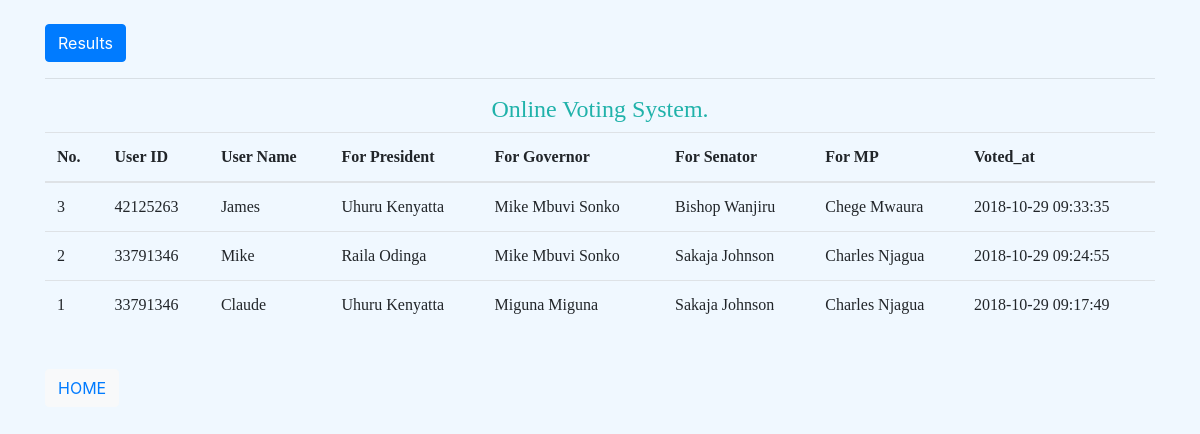
Page /js/customers.php (signed in) on the committed database.
### tables this page shows
CREATE TABLE `user_votes` (
  `id` int(255) NOT NULL,
  `user_ID` varchar(20) NOT NULL,
  `user_name` varchar(255) NOT NULL,
  `for_president` varchar(255) NOT NULL,
  `for_governor` varchar(255) NOT NULL,
  `for_senator` varchar(255) NOT NULL,
  `for_mp` varchar(255) NOT NULL,
  `created_at` timestamp NOT NULL DEFAULT CURRENT_TIMESTAMP
);

### js/lib/pdo_db.php (called while the page is built, shortened)
<?php
class Database {
	private $host = DB_HOST;
	private $user = DB_USER;
	private $pass = DB_PASS;
	private $dbname = DB_NAME;
	private $dbh;
	private $stmt;
	public function __construct() {
		$dsn = 'mysql:host=' . $this->host . ';dbname=' . $this->dbname;
		$options = array (
			PDO::ATTR_PERSISTENT => true,
			PDO::ATTR_ERRMODE => PDO::ERRMODE_EXCEPTION
		);
		try {
			$this->dbh = new PDO ($dsn, $this->user, $this->pass, $options);
		}
		catch ( PDOException $e ) {
			$this->error = $e->getMessage();
		}
	}
	public function query($query) {
		$this->stmt = $this->dbh->prepare($query);
	}
	public function execute(){
		return $this->stmt->execute();
	}
	public function resultset(){
		$this->execute();
		return $this->stmt->fetchAll(PDO::FETCH_OBJ);
	}
}

### js/models/customer.php (called while the page is built, shortened)
<?php
 class Customer {
     private $db;
     public function __construct() {
         $this->db = new Database;
     }
     public function getCustomers() {
         $this->db->query('SELECT * FROM user_votes ORDER BY created_at DESC');
         $results = $this->db->resultset();
         return $results;
     }
 }

### js/customers.php (the view, shortened to what this page needs)
<?php
require_once('lib/pdo_db.php');
require_once('models/customer.php');
$customer = new Customer();
$customers = $customer->getCustomers();
?>
<!DOCTYPE html>
<html lang="en">
<head>
	<link rel="stylesheet" href="https://stackpath.bootstrapcdn.com/bootstrap/4.1.1/css/bootstrap.min.css">
</head>
<body>
	<div class="container mt-4">
	<div class="btn-group" role="group">
	    <a href="customers.php" class="btn btn-primary">Results</a>
	</div><hr>
		<h2 class="head">Online Voting System.</h2>
		<table class="table table-stiped">
		    <thead>
		        <tr>
                    <th>No.</th>
		            <th>User ID</th>
		            <th>User Name</th>
		            <th>For President</th>
		             <th>For Governor</th>
		              <th>For Senator</th>
		               <th>For MP</th>
		            <th>Voted_at</th>
		        </tr>
		    </thead>
		    <tbody>
            <?php foreach($customers as $c): ?>
            <tr>
               <td><?php echo $c->id; ?></td>
               <td><?php echo $c->user_ID; ?></td>
               <td><?php echo $c->user_name; ?></td>
              <td> <?php echo $c->for_president; ?></td>
               <td><?php echo $c->for_governor; ?></td>
               <td><?php echo $c->for_senator; ?></td>
               <td><?php echo $c->for_mp; ?></td>
               <td><?php echo $c->created_at; ?></td>
            </tr>
            <?php endforeach; ?>
		    </tbody>
		</table>
		<br>
		<p class="btn btn-light"><a href="../index.php">HOME</a></p>
	</div>
</body>
</html>

### js/customers.php (style rules this page uses)
body { background: aliceblue; }
.head { font-family: 'times new romans'; font-size: 24px; color: lightseagreen; text-align: center; }
table { font-family: 'times new romans'; }

### rows in the picture
user_votes: id "3", user_ID "42125263", user_name "James", for_president "Uhuru Kenyatta", for_governor "Mike Mbuvi Sonko", for_senator "Bishop Wanjiru", for_mp "Chege Mwaura", created_at "2018-10-29 09:33:35"
user_votes: id "2", user_ID "33791346", user_name "Mike", for_president "Raila Odinga", for_governor "Mike Mbuvi Sonko", for_senator "Sakaja Johnson", for_mp "Charles Njagua", created_at "2018-10-29 09:24:55"
user_votes: id "1", user_ID "33791346", user_name "Claude", for_president "Uhuru Kenyatta", for_governor "Miguna Miguna", for_senator "Sakaja Johnson", for_mp "Charles Njagua", created_at "2018-10-29 09:17:49"
